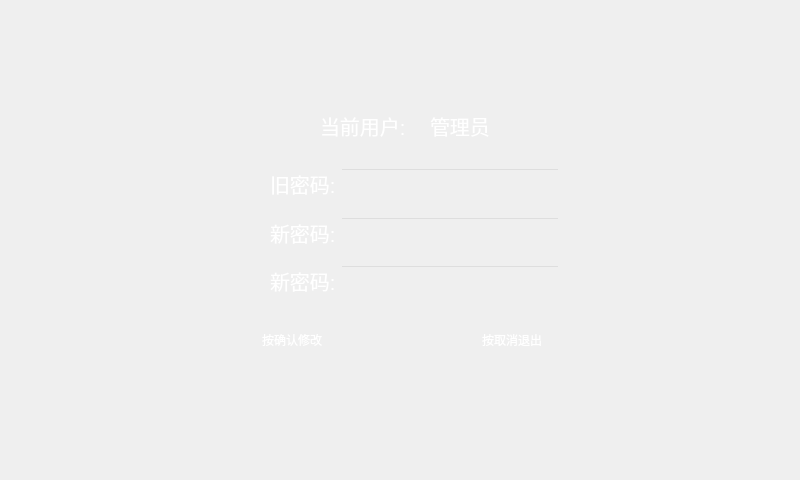
<?xml version="1.0" encoding="UTF-8"?>
<ui version="4.0">
 <class>passwd_set</class>
 <widget class="QWidget" name="passwd_set">
  <property name="geometry">
   <rect>
    <x>0</x>
    <y>0</y>
    <width>800</width>
    <height>480</height>
   </rect>
  </property>
  <property name="windowTitle">
   <string>Form</string>
  </property>
  <property name="styleSheet">
   <string notr="true"/>
  </property>
  <widget class="QLabel" name="label">
   <property name="geometry">
    <rect>
     <x>0</x>
     <y>0</y>
     <width>800</width>
     <height>480</height>
    </rect>
   </property>
   <property name="text">
    <string/>
   </property>
   <property name="pixmap">
    <pixmap resource="window/resources.qrc">:/new/login/image/passwd/底图.png</pixmap>
   </property>
  </widget>
  <widget class="QLabel" name="label_2">
   <property name="geometry">
    <rect>
     <x>190</x>
     <y>50</y>
     <width>411</width>
     <height>391</height>
    </rect>
   </property>
   <property name="text">
    <string/>
   </property>
   <property name="pixmap">
    <pixmap resource="window/resources.qrc">:/new/login/image/passwd/密码弹窗.png</pixmap>
   </property>
  </widget>
  <widget class="QLabel" name="label_3">
   <property name="geometry">
    <rect>
     <x>282</x>
     <y>115</y>
     <width>31</width>
     <height>21</height>
    </rect>
   </property>
   <property name="text">
    <string/>
   </property>
   <property name="pixmap">
    <pixmap resource="window/resources.qrc">:/new/login/image/passwd/用户.png</pixmap>
   </property>
  </widget>
  <widget class="QLabel" name="label_4">
   <property name="geometry">
    <rect>
     <x>320</x>
     <y>110</y>
     <width>101</width>
     <height>31</height>
    </rect>
   </property>
   <property name="font">
    <font>
     <pointsize>15</pointsize>
    </font>
   </property>
   <property name="styleSheet">
    <string notr="true">color: rgb(255, 255, 255);</string>
   </property>
   <property name="text">
    <string>当前用户:</string>
   </property>
  </widget>
  <widget class="QLabel" name="label_title">
   <property name="geometry">
    <rect>
     <x>430</x>
     <y>110</y>
     <width>101</width>
     <height>31</height>
    </rect>
   </property>
   <property name="font">
    <font>
     <pointsize>15</pointsize>
    </font>
   </property>
   <property name="styleSheet">
    <string notr="true">color: rgb(255, 255, 255);</string>
   </property>
   <property name="text">
    <string>管理员</string>
   </property>
  </widget>
  <widget class="QLabel" name="label_6">
   <property name="geometry">
    <rect>
     <x>242</x>
     <y>170</y>
     <width>16</width>
     <height>31</height>
    </rect>
   </property>
   <property name="text">
    <string/>
   </property>
   <property name="pixmap">
    <pixmap resource="window/resources.qrc">:/new/login/image/passwd/旧密码.png</pixmap>
   </property>
  </widget>
  <widget class="QLabel" name="label_7">
   <property name="geometry">
    <rect>
     <x>242</x>
     <y>219</y>
     <width>16</width>
     <height>31</height>
    </rect>
   </property>
   <property name="text">
    <string/>
   </property>
   <property name="pixmap">
    <pixmap resource="window/resources.qrc">:/new/login/image/passwd/新密码.png</pixmap>
   </property>
  </widget>
  <widget class="QLabel" name="label_8">
   <property name="geometry">
    <rect>
     <x>242</x>
     <y>268</y>
     <width>16</width>
     <height>31</height>
    </rect>
   </property>
   <property name="text">
    <string/>
   </property>
   <property name="pixmap">
    <pixmap resource="window/resources.qrc">:/new/login/image/passwd/新密码.png</pixmap>
   </property>
  </widget>
  <widget class="QLabel" name="label_9">
   <property name="geometry">
    <rect>
     <x>270</x>
     <y>168</y>
     <width>71</width>
     <height>31</height>
    </rect>
   </property>
   <property name="font">
    <font>
     <pointsize>15</pointsize>
    </font>
   </property>
   <property name="styleSheet">
    <string notr="true">color: rgb(255, 255, 255);</string>
   </property>
   <property name="text">
    <string>旧密码:</string>
   </property>
  </widget>
  <widget class="QLabel" name="label_10">
   <property name="geometry">
    <rect>
     <x>270</x>
     <y>217</y>
     <width>71</width>
     <height>31</height>
    </rect>
   </property>
   <property name="font">
    <font>
     <pointsize>15</pointsize>
    </font>
   </property>
   <property name="styleSheet">
    <string notr="true">color: rgb(255, 255, 255);</string>
   </property>
   <property name="text">
    <string>新密码:</string>
   </property>
  </widget>
  <widget class="QLabel" name="label_11">
   <property name="geometry">
    <rect>
     <x>270</x>
     <y>265</y>
     <width>71</width>
     <height>31</height>
    </rect>
   </property>
   <property name="font">
    <font>
     <pointsize>15</pointsize>
    </font>
   </property>
   <property name="styleSheet">
    <string notr="true">color: rgb(255, 255, 255);</string>
   </property>
   <property name="text">
    <string>新密码:</string>
   </property>
  </widget>
  <widget class="QLabel" name="label_old_passwd">
   <property name="geometry">
    <rect>
     <x>340</x>
     <y>168</y>
     <width>221</width>
     <height>31</height>
    </rect>
   </property>
   <property name="styleSheet">
    <string notr="true">background-image: url(:/new/login/image/passwd/输入框.png);</string>
   </property>
   <property name="text">
    <string/>
   </property>
  </widget>
  <widget class="QLabel" name="label_new_passwd">
   <property name="geometry">
    <rect>
     <x>340</x>
     <y>217</y>
     <width>221</width>
     <height>31</height>
    </rect>
   </property>
   <property name="styleSheet">
    <string notr="true">background-image: url(:/new/login/image/passwd/输入框.png);</string>
   </property>
   <property name="text">
    <string/>
   </property>
  </widget>
  <widget class="QLabel" name="label_sure_pressure">
   <property name="geometry">
    <rect>
     <x>340</x>
     <y>265</y>
     <width>221</width>
     <height>31</height>
    </rect>
   </property>
   <property name="styleSheet">
    <string notr="true">background-image: url(:/new/login/image/passwd/输入框.png);</string>
   </property>
   <property name="text">
    <string/>
   </property>
  </widget>
  <widget class="QLabel" name="label_15">
   <property name="geometry">
    <rect>
     <x>220</x>
     <y>310</y>
     <width>150</width>
     <height>50</height>
    </rect>
   </property>
   <property name="styleSheet">
    <string notr="true">background-image: url(:/new/login/image/passwd/确认修改按键.png);</string>
   </property>
   <property name="text">
    <string/>
   </property>
  </widget>
  <widget class="QLabel" name="label_16">
   <property name="geometry">
    <rect>
     <x>440</x>
     <y>310</y>
     <width>150</width>
     <height>50</height>
    </rect>
   </property>
   <property name="styleSheet">
    <string notr="true">background-image: url(:/new/login/image/passwd/确认修改按键.png);</string>
   </property>
   <property name="text">
    <string/>
   </property>
  </widget>
  <widget class="QLabel" name="label_17">
   <property name="geometry">
    <rect>
     <x>252</x>
     <y>330</y>
     <width>80</width>
     <height>20</height>
    </rect>
   </property>
   <property name="styleSheet">
    <string notr="true">color: rgb(255, 255, 255);</string>
   </property>
   <property name="text">
    <string>按确认修改</string>
   </property>
   <property name="alignment">
    <set>Qt::AlignCenter</set>
   </property>
  </widget>
  <widget class="QLabel" name="label_18">
   <property name="geometry">
    <rect>
     <x>472</x>
     <y>330</y>
     <width>80</width>
     <height>20</height>
    </rect>
   </property>
   <property name="styleSheet">
    <string notr="true">color: rgb(255, 255, 255);</string>
   </property>
   <property name="text">
    <string>按取消退出</string>
   </property>
   <property name="alignment">
    <set>Qt::AlignCenter</set>
   </property>
  </widget>
  <widget class="QLabel" name="label_msg">
   <property name="geometry">
    <rect>
     <x>340</x>
     <y>396</y>
     <width>211</width>
     <height>21</height>
    </rect>
   </property>
   <property name="text">
    <string/>
   </property>
  </widget>
  <widget class="QLineEdit" name="lineEdit_old_passwd">
   <property name="geometry">
    <rect>
     <x>340</x>
     <y>168</y>
     <width>220</width>
     <height>31</height>
    </rect>
   </property>
   <property name="styleSheet">
    <string notr="true">background: transparent;
color: rgb(238, 238, 236);</string>
   </property>
  </widget>
  <widget class="QLineEdit" name="lineEdit_new_passwd">
   <property name="geometry">
    <rect>
     <x>340</x>
     <y>217</y>
     <width>220</width>
     <height>31</height>
    </rect>
   </property>
   <property name="styleSheet">
    <string notr="true">background: transparent;
color: rgb(238, 238, 236);</string>
   </property>
  </widget>
  <widget class="QLineEdit" name="lineEdit_sure_passwd">
   <property name="geometry">
    <rect>
     <x>340</x>
     <y>265</y>
     <width>220</width>
     <height>31</height>
    </rect>
   </property>
   <property name="styleSheet">
    <string notr="true">background: transparent;
color: rgb(238, 238, 236);</string>
   </property>
  </widget>
 </widget>
 <resources>
  <include location="window/resources.qrc"/>
 </resources>
 <connections/>
</ui>
